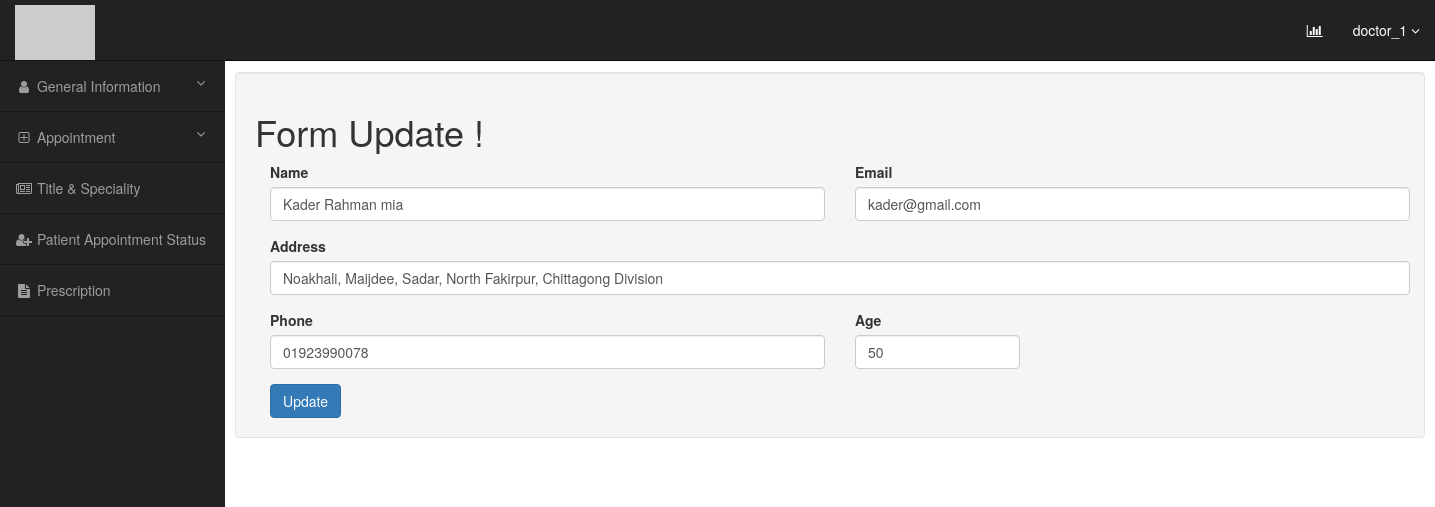
The page /doctor-update-info/2/ (signed in) on the database its author committed.
### doctor/models.py (models this page shows, shortened)
class DoctorInfo(models.Model):
    user = models.OneToOneField(User, null=True, on_delete=models.CASCADE)
    name = models.CharField(max_length=100, null=False, blank=False)
    email = models.EmailField(null=False, blank=False)
    phone = models.CharField(max_length=15, null=True, blank=True)
    age = models.IntegerField(null=True, blank=True)
    address = models.TextField(null=True)

### doctor/views.py (the view)
# urls.py: path("doctor-update-info/<str:pk>/", views.doc_update_info, name='doctor-update-info'),
@login_required(login_url='login-register')
def doc_update_info(request, pk):
    update = DoctorInfo.objects.get(id=pk)
    if not update.user == request.user:
        return HttpResponseForbidden("No Access")
    cursor = {"update": update}
    return render(request, "doc_update_form.html", cursor)

### templates/doc_update_form.html (shortened to what this page needs)
{% extends "main.html" %}
{% load static %}
{% block content %}
<div class="container">
    <div class="row">
        <h1>Form Update ! </h1>
    <form method="post" class="post-form" action="/doctor-final-update/{{ update.id }}/">
          <div class="form-row">
            <div class="form-group col-md-6">
              <label for="inputName">Name</label>
              <input type="text" class="form-control" name="name" id="inputName" value="{{ update.name }}">
            </div>
            <div class="form-group col-md-6">
              <label for="inputEmail">Email</label>
              <input type="email" class="form-control" name="email" id="inputEmail" value="{{ update.email }}">
            </div>
          </div>
          <div class="form-group col-md-12">
            <label for="inputAddress">Address</label>
            <input type="text" class="form-control" name="address" id="inputAddress" value="{{ update.address }}">
          </div>
          <div class="form-row">
            <div class="form-group col-md-6">
              <label for="inputPhone">Phone</label>
              <input type="text" class="form-control" name="phone" id="inputPhone" value="{{ update.phone }}">
            </div>
            <div class="form-group col-md-2">
              <label for="inputAge">Age</label>
              <input type="text" class="form-control" name="age" id="inputAge" value="{{ update.age }}">
            </div>
          </div>
          <div class="col-sm-10">
              <button type="submit" class="btn btn-primary">Update</button>
          </div>
    </form>
    </div>
</div>
{% endblock %}

### templates/main.html (shortened to what this page needs)
<!DOCTYPE html>
<html lang="en">
<head>
    <link href="//maxcdn.bootstrapcdn.com/bootstrap/3.3.0/css/bootstrap.min.css" rel="stylesheet" id="bootstrap-css">
</head>
<body>
<div id="wrapper">
    <nav class="navbar navbar-inverse navbar-fixed-top" role="navigation">
        <div class="navbar-header">
            <a class="navbar-brand" href="{% url "doctor-home" %}">
                <img src="http://placehold.it/200x50&text=LOGO" alt="LOGO">
            </a>
        </div>
        <ul class="nav navbar-right top-nav">
            <li><a href="#" data-placement="bottom" data-toggle="tooltip" data-original-title="Stats"><i class="fa fa-bar-chart-o"></i>
                </a>
            </li>
            <li class="dropdown">
                <a href="#" class="dropdown-toggle" data-toggle="dropdown"> {{ request.user }} <b class="fa fa-angle-down"></b></a>
            </li>
        </ul>
        <div class="collapse navbar-collapse navbar-ex1-collapse">
            <ul class="nav navbar-nav side-nav">
                <li>
                    <a href="#" data-toggle="collapse" data-target="#submenu-1"><i class="fa fa-fw fa-user" ></i> General Information <i class="fa fa-fw fa-angle-down pull-right"></i></a>
                </li>
                <li>
                    <a href="#" data-toggle="collapse" data-target="#submenu-2"><i class="fa fa-fw fa-plus-square-o"></i>  Appointment <i class="fa fa-fw fa-angle-down pull-right"></i></a>
                </li>
                <li>
                    <a href="investigaciones/favoritas"><i class="fa fa-fw fa-newspaper-o"></i>  Title & Speciality </a>
                </li>
                <li>
                    <a href="sugerencias"><i class="fa fa-fw fa-user-plus"></i> Patient Appointment Status </a>
                </li>
                <li>
                    <a href="faq"><i class="fa fa-fw fa fa-file-text"></i> Prescription </a>
                </li>
            </ul>
        </div>
    </nav>
    <div id="page-wrapper">
        <div class="container-fluid">
            <div class="row" id="main" >
                <div class="col-sm-12 col-md-12 well" id="content">
                    {% block content %}
                    {% endblock %}
                </div>
            </div>
        </div>
    </div>
</div>
</body>
</html>

### templates/main.html (style rules this page uses)
@media (min-width:768px) { body { margin-top: 50px; } }
#wrapper { padding-left: 0; }
#page-wrapper { width: 100%; padding: 0; background-color: #fff; }
@media (min-width:768px) { #wrapper { padding-left: 225px; } }
@media (min-width:768px) { #page-wrapper { padding: 22px 10px; } }
.top-nav { padding: 0 15px; }
.top-nav>li { display: inline-block; float: left; }
.top-nav>li>a { padding-top: 20px; padding-bottom: 20px; line-height: 20px; color: #fff; }
@media (min-width:768px) { .side-nav { position: fixed; top: 60px; left: 225px; width: 225px; margin-left: -225px; border: none; border-radius: 0; border-top: 1px rgba(0,0,0,.5) solid; overflow-y: auto; background-color: #222; bottom: 0; overflow-x: hidden; padding-bottom: 40px; } }
@media (min-width:768px) { .side-nav>li>a { width: 225px; border-bottom: 1px rgba(0,0,0,.3) solid; } }
.navbar-brand { padding: 5px 15px; }

### rows shown on the page
DoctorInfo: name "Kader Rahman mia", email "kader@gmail.com", address "Noakhali, Maijdee, Sadar, North Fakirpur, Chittagong Division", phone "01923990078", age "50"

### other values the page prints
{{ request.user }} "doctor_1"
